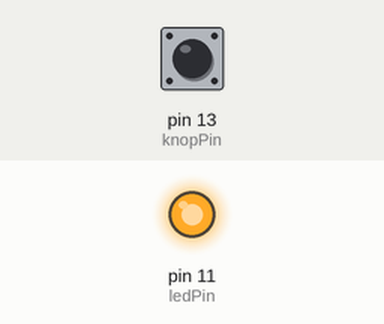
Bench run of a sketch on a simulated Arduino Uno, built with avr-gcc and run on an emulated ATmega328P. Parts: output pins drawn as LEDs (lit = HIGH). Inputs (shaded band) come from the test bench; at power-on: pin 13 (knopPin) LOW.

Above: at 1.2 s.
1.3 s: pin 13 (knopPin) pulled HIGH for 0.15 s
At 1.37 s:
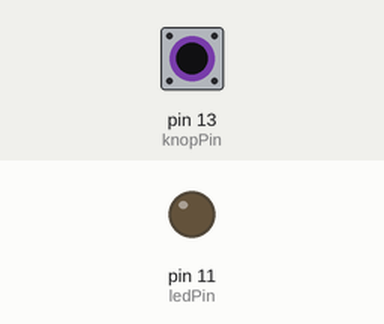
2.9 s: pin 13 (knopPin) pulled HIGH for 3.2 s
At 7.1 s:
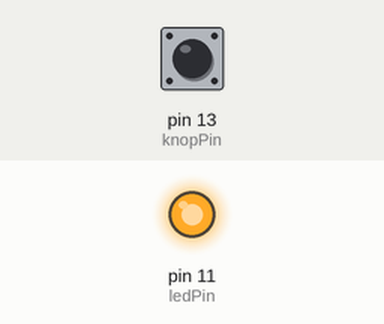
Timing chart, 0 to 8.6 s (numbered marks = the images above; inputs shaded):
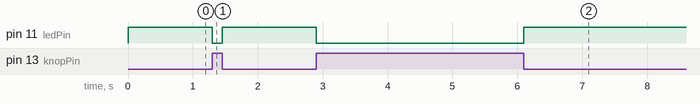

Measured:
- after the input at 1.3 s, pin 11 (ledPin): HIGH → LOW at once, → HIGH 0.15 s later
- after the input at 2.9 s, pin 11 (ledPin): HIGH → LOW at once, → HIGH 3.2 s later

The sketch:

Opdracht2.ino
```cpp
// Aanmaken van variabele voor de lamp en knop
const int ledPin = 11;
const int knopPin = 13;

// Variabele aanmaken voor de teller en de status
int teller = 0;
int statusKnop = 0;

void setup() {
  // Uitgangen aan de knop en lamp koppelen
  pinMode(ledPin, OUTPUT);
  pinMode(knopPin, INPUT);

  // Lamp uitzetten
  digitalWrite(ledPin, LOW);
}

void loop() {
  // Waarde van de knop ophalen
  statusKnop = digitalRead(knopPin);

  // Kijken naar de status van de knop
  if (statusKnop == HIGH) {
    // Teller bijhouden om de lamp uit te zetten
    teller++;
    if (teller % 2 == 0) {
      // Lamp uitzetten
      digitalWrite(ledPin, LOW);
    }
  } else {
    // Lamp uitzetten
    digitalWrite(ledPin, HIGH);
  }
}
```
